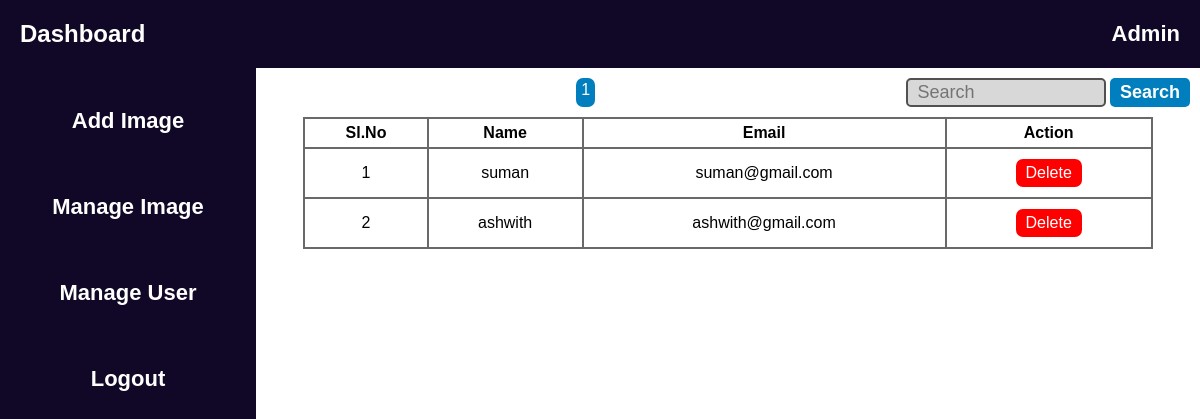
Before: /admin/manageUsers.php (signed in) with the older database file.
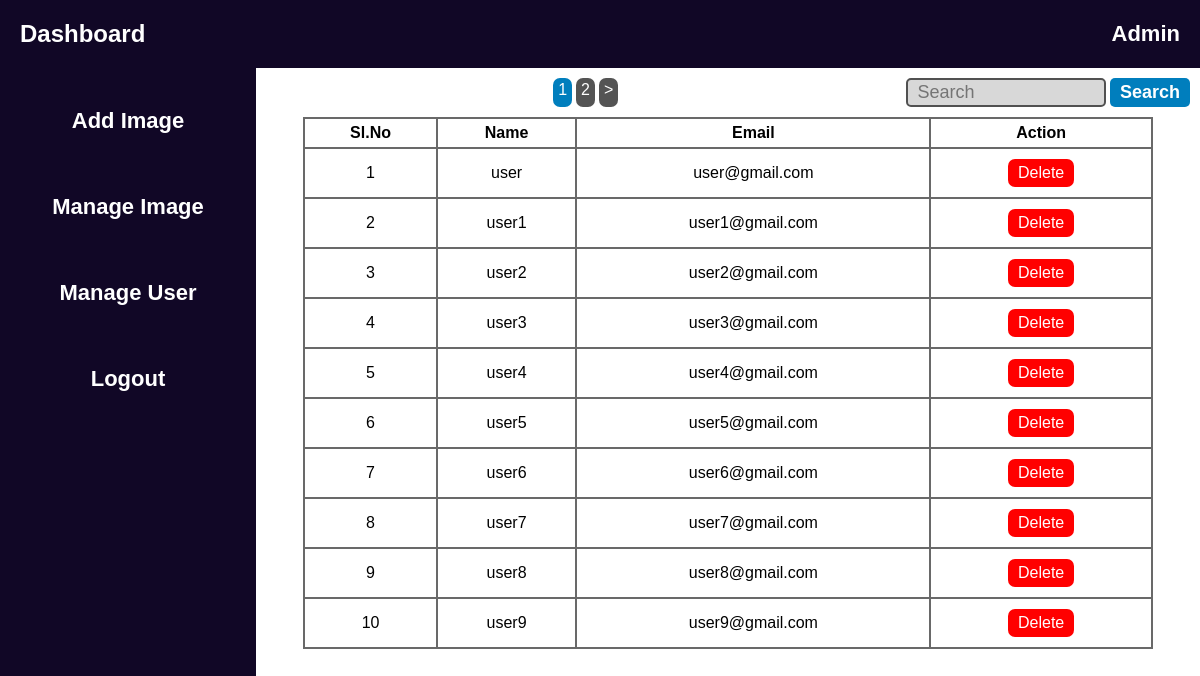
After: the same page with the newer database file.
### tables this page shows
CREATE TABLE `user` (
  `id` int(8) NOT NULL,
  `name` varchar(60) NOT NULL,
  `email` varchar(255) NOT NULL,
  `password` varchar(100) NOT NULL
);

### admin/manageUsers.php (the view, shortened to what this page needs)
<?php
include('../config/db_connect.php');
$results_per_page = 10;
if (!isset($_GET['page'])) {
    $page = 1;
} else {
    $page = $_GET['page'];
}
$offset = ($page - 1) * $results_per_page;
$slnoStart = $offset;
$search_term = "";
$sql = "SELECT * FROM user WHERE 1=1";
$sql .= " LIMIT $offset, $results_per_page";
$stmt = mysqli_prepare($conn, $sql);
mysqli_stmt_execute($stmt);
$result = mysqli_stmt_get_result($stmt);
$sql = "SELECT COUNT(*) AS total FROM user WHERE 1=1";
$pageResult = $conn->query($sql);
$totalRow = $pageResult->fetch_assoc();
$total_pages = ceil($totalRow["total"] / $results_per_page)
?>
<!DOCTYPE html>
<html lang="en">
<head>
    <link rel="stylesheet" href="./css/all.css">
</head>
<body>
    <?php
    include('./includes/header.php');
    ?>
    <div class="main-container">
        <?php
        include('./includes/sideNav.php');
        ?>
        <div class="manage-users-container">
            <div class="mu-user-navigation-container">
                <div class="mu-page-no-container">
                    <?php
                    $pages_to_show = 5;
                    $start_page = max(1, $page - floor($pages_to_show / 2));
                    $end_page = min($total_pages, $start_page + $pages_to_show - 1);
                    if (empty($search_term)) {
                        for ($i = $start_page; $i <= $end_page; $i++) {
                            if ($page == $i) {
                                echo "<a class='activePage' href='?page=$i'>$i</a> ";
                            } else {
                                echo "<a href='?page=$i'>$i</a> ";
                            }
                        }
                        if ($page < $total_pages) {
                            echo "<a href='?page=" . ($page + 1) . "'>&gt;</a> ";
                        }
                    }
                    ?>
                </div>
                <div class="mu-search-user-container">
                    <form action="" method="get">
                        <input type="text" name="search" placeholder="Search" value="<?php echo $search_term ?>">
                        <button type="submit">Search</button>
                    </form>
                </div>
            </div>
            <div class="mu-user-list-table-container">
                <table>
                    <tr>
                        <th>Sl.No</th>
                        <th>Name</th>
                        <th>Email</th>
                        <th>Action</th>
                    </tr>
                    <?php
                    if (mysqli_num_rows($result) > 0) {
                        $i = 1;
                        while ($row = mysqli_fetch_assoc($result)) {
                            echo "<tr>";
                            echo "<td>" . ($slnoStart + $i) . "</td>";
                            echo "<td>{$row['name']}</td>";
                            echo "<td>{$row['email']}</td>";
                            echo "<td><a class='deleteUserBtn' href='deleteUser.php?id={$row['id']}' onclick='return confirmDeleteUser(\"{$row['email']}\")'>Delete</a></td>";
                            echo "</tr>";
                            $i++;
                        }
                    } else {
                        echo "<tr>";
                        echo "<td style='color: red;' colspan='4'>No User Record Found</td>";
                        echo "</tr>";
                    }
                    ?>
                </table>
            </div>
        </div>
    </div>
</body>
</html>

### admin/includes/header.php
<div class="admin-header">
  <nav>
  <a href="index.php"><h1>Dashboard</h1></a>
    <h3><?php echo $_SESSION['admin_name'] ?></h3>
  </nav>
</div>

### admin/includes/sideNav.php
<div class="side-navigation-container">
    <a class="" href="addNewImage.php">
        <div>Add Image</div>
    </a>
    <a class="" href="manageImages.php">
        <div>Manage Image</div>
    </a>
    <a class="" href="manageUsers.php">
        <div>Manage User</div>
    </a>
    <a class="logout" href="logout.php">
        <div>Logout</div>
    </a>
</div>

### admin/css/all.css (style rules this page uses)
* { margin: 0; padding: 0; box-sizing: border-box; }
body { font-family: Arial, Helvetica, sans-serif; }
.admin-header nav { background-color: #110726; color: white; display: flex; justify-content: space-between; align-items: center; padding: 20px; }
.admin-header h3 { font-size: 22px; }
.admin-header a { text-decoration: none; color: inherit; }
.main-container { display: flex; width: 100%; }
.side-navigation-container { background-color: #110726; width: 320px; display: flex; flex-direction: column; gap: 20px; min-height: calc(100vh - 67px); padding: 20px 10px; }
.side-navigation-container a { background-color: transparent; border: none; color: #ffffff; font-size: 22px; font-weight: 600; padding: 10px 0; text-decoration: none; }
.side-navigation-container a div { padding: 10px 0; text-align: center; }
.add-new-image-form-container, .images-list-container, .index-component-container, .manage-users-container { width: 100%; }
.mu-user-navigation-container { display: flex; width: 100%; padding: 10px; }
.mu-page-no-container { display: flex; flex: 1; justify-content: center; gap: 4px; }
.mu-page-no-container a { text-decoration: none; background-color: rgb(84, 84, 84); color: white; padding: 3px 5px; border-radius: 7px; }
.mu-page-no-container a.activePage { background-color: #007ebd; }
.mu-search-user-container input { font-size: 18px; border-radius: 5px; border: 2px solid rgb(81, 81, 81); width: 200px; padding: 2px 10px; background-color: rgb(216, 216, 216); }
.mu-search-user-container button { padding: 4px 10px; background-color: #007ebd; color: white; font-weight: 600; border: none; border-radius: 5px; font-size: 18px; }
.mu-user-list-table-container table { width: 90%; border-collapse: collapse; margin: auto; }
.mu-user-list-table-container table td, th { text-align: center; border: 2px solid rgb(105, 105, 105); padding: 5px; }
.mu-user-list-table-container table .deleteUserBtn { text-decoration: none; color: white; background-color: red; padding: 5px 10px; border-radius: 7px; margin: 5px; display: inline-block; }

Changed rows visible on the page:
removed user: i "1", name "suman", email "suman@gmail.com"
removed user: i "2", name "ashwith", email "ashwith@gmail.com"
added user: i "1", name "user", email "user@gmail.com"
added user: i "2", name "user1", email "user1@gmail.com"
added user: i "3", name "user2", email "user2@gmail.com"
added user: i "4", name "user3", email "user3@gmail.com"
added user: i "5", name "user4", email "user4@gmail.com"
added user: i "6", name "user5", email "user5@gmail.com"
added user: i "7", name "user6", email "user6@gmail.com"
added user: i "8", name "user7", email "user7@gmail.com"
added user: i "9", name "user8", email "user8@gmail.com"
added user: i "10", name "user9", email "user9@gmail.com"
Other visible differences:
new list line: "2"
